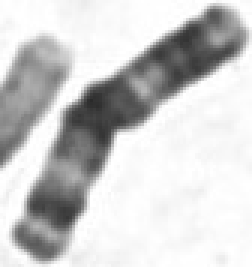
#> input picture CVAE/class_2/test/103143_class2_3.jpg, 84 x 89 px (shown 3 times larger); its folder holds only this picture in this run
$ python -i p-qarm.py   (imports and definitions only)
#> lines starting #> are read from the running program, lines starting #| are printed output that depends on the picture; after the words box and inside, x2 and y2 are one past the last pixel; in counts of white or black regions, pixels touching at a corner belong together
import os
import cv2
import numpy as np

IN_DIR        = r"/scratch/st-li1210-1/pearl/karyotype-detector/data/all_classes"
OUT_DIR       = r"/arc/project/st-li1210-1/pearl/karyotype-detector/models/CVAE/step1"
# [1 line not run here, left out]

# Flip axis:
#   0 = vertical flip (top/bottom)  <-- use this for "p arm up"
#   1 = horizontal flip (left/right)
FLIP_AXIS = 0

# Save debug overlays (text + optional mask)
SAVE_DEBUG = False
SAVE_MASKS = False
MASK_DIR = os.path.join(OUT_DIR, "_masks")
# [2 lines not run here, left out]

EXTS = (".png", ".jpg", ".jpeg", ".tif", ".tiff", ".bmp")


def ensure_portrait(bgr: np.ndarray) -> tuple[np.ndarray, bool]:
    """
    If the image is wider than tall (landscape), rotate 90 degrees clockwise
    so the long axis is always vertical (portrait).
    Returns (bgr, was_rotated).
    """
    h, w = bgr.shape[:2]
    if w > h:
        # cv2.ROTATE_90_CLOCKWISE: columns become rows, width becomes height
        bgr = cv2.rotate(bgr, cv2.ROTATE_90_CLOCKWISE)
        return bgr, True
    return bgr, False


def segment_chromosome_mask(bgr: np.ndarray) -> np.ndarray:
    """
    Returns a binary mask for the chromosome (largest connected component).
    Assumes a mostly light background with a darker chromosome.
    """
    gray = cv2.cvtColor(bgr, cv2.COLOR_BGR2GRAY)
    gray = cv2.GaussianBlur(gray, (5, 5), 0)

    _, th1 = cv2.threshold(gray, 0, 255, cv2.THRESH_BINARY_INV + cv2.THRESH_OTSU)
    _, th2 = cv2.threshold(gray, 0, 255, cv2.THRESH_BINARY + cv2.THRESH_OTSU)

    def clean(th):
        k = cv2.getStructuringElement(cv2.MORPH_ELLIPSE, (3, 3))
        th = cv2.morphologyEx(th, cv2.MORPH_OPEN, k, iterations=1)
        th = cv2.morphologyEx(th, cv2.MORPH_CLOSE, k, iterations=2)
        return th

    th1 = clean(th1)
    th2 = clean(th2)

    mask1 = largest_component(th1)
    mask2 = largest_component(th2)

    h, w = gray.shape
    a1 = mask1.sum()
    a2 = mask2.sum()

    def ok(a):
        frac = a / float(h * w)
        return 0.005 < frac < 0.6

    if ok(a1) and not ok(a2):
        return mask1
    if ok(a2) and not ok(a1):
        return mask2
    return mask1 if a1 >= a2 else mask2


def largest_component(th_255: np.ndarray) -> np.ndarray:
    num, labels, stats, _ = cv2.connectedComponentsWithStats(th_255, connectivity=8)
    if num <= 1:
        return np.zeros(th_255.shape, dtype=np.uint8)
    areas = stats[1:, cv2.CC_STAT_AREA]
    idx = 1 + int(np.argmax(areas))
    return (labels == idx).astype(np.uint8)


def crop_to_mask(bgr: np.ndarray, mask01: np.ndarray, pad: int = 5):
    ys, xs = np.where(mask01 > 0)
    if ys.size == 0:
        return None, None

    h, w = mask01.shape
    y0, y1 = ys.min(), ys.max()
    x0, x1 = xs.min(), xs.max()

    y0 = max(y0 - pad, 0); x0 = max(x0 - pad, 0)
    y1 = min(y1 + pad, h - 1); x1 = min(x1 + pad, w - 1)

    return bgr[y0:y1+1, x0:x1+1], mask01[y0:y1+1, x0:x1+1]


def estimate_p_is_top(mask01: np.ndarray) -> bool:
    """
    Uses the minimum width row as a centromere proxy, then compares top vs
    bottom extents. Returns True if p-arm is on top.
    """
    ys, xs = np.where(mask01 > 0)
    if ys.size == 0:
        return True

    y_min, y_max = ys.min(), ys.max()
    height = y_max - y_min + 1

    widths = np.full(height, np.inf, dtype=np.float32)
    for y in range(y_min, y_max + 1):
        row_x = xs[ys == y]
        if row_x.size > 0:
            widths[y - y_min] = float(row_x.max() - row_x.min())

    lo = max(int(0.2 * height), 0)
    hi = max(int(0.8 * height), lo + 1)
    mid_widths = widths[lo:hi]

    if np.all(np.isinf(mid_widths)):
        k = int(np.argmin(widths))
    else:
        k = lo + int(np.argmin(mid_widths))

    y_c = y_min + k
    top_extent    = y_c - y_min
    bottom_extent = y_max - y_c

    return top_extent < bottom_extent


def process_one(path: str):
#> called with path = 'class_2/test/103143_class2_3.jpg'
    bgr = cv2.imread(path)
#> bgr is the input picture: shape (89, 84, 3); min 42, max 255, mean 204.6
    if bgr is None:
        return None, "could not read"

    # Step 1: make sure the image is portrait (h > w)
    bgr, was_rotated = ensure_portrait(bgr)
#> was_rotated = False

    # Step 2: segment and crop to chromosome
    mask01 = segment_chromosome_mask(bgr)
#> in segment_chromosome_mask, `_, th1 = cv2.threshold(gray, 0, 255, cv2.THRESH_BINARY_INV + cv2.THRES..`:
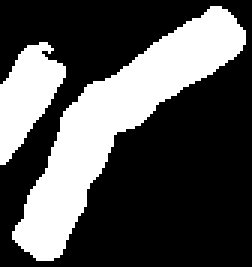
#> th1: shape (89, 84) (shown 3 times larger); 32.3% white; 2 white regions, box (x1, y1, x2, y2) and area: (4, 2, 82, 87) 1915, (0, 14, 22, 55) 501
#> in clean, `th = cv2.morphologyEx(th, cv2.MORPH_CLOSE, k, iterations=2)`:
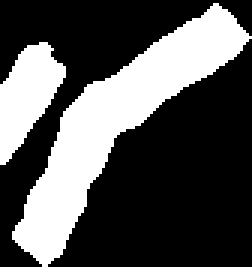
#> th: shape (89, 84) (shown 3 times larger); 32.6% white; 2 white regions, box (x1, y1, x2, y2) and area: (4, 1, 84, 89) 1932, (0, 14, 22, 55) 507
#> in clean (call 2), `th = cv2.morphologyEx(th, cv2.MORPH_OPEN, k, iterations=1)`: th: shape (89, 84); 67.6% white; 2 black regions, box (x1, y1, x2, y2) and area: (4, 2, 82, 87) 1916, (0, 14, 22, 55) 505
#> in clean (call 2), `th = cv2.morphologyEx(th, cv2.MORPH_CLOSE, k, iterations=2)`: th: shape (89, 84); 67.7% white; 2 black regions, box (x1, y1, x2, y2) and area: (4, 2, 82, 87) 1912, (0, 14, 22, 55) 503
#> in largest_component, `num, labels, stats, _ = cv2.connectedComponentsWithStats(th_255, conne..`:
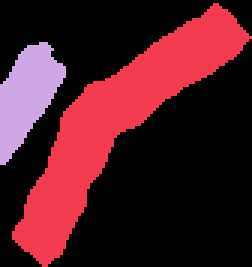
#> labels: shape (89, 84) int32 (shown 3 times larger); 3 distinct labels, from 0 to 2; one colour per label, 0 black
#> in largest_component, `num, labels, stats, _ = cv2.connectedComponentsWithStats(th_255, conne..`: num = 3; stats = [[0, 0, 84, 89, 5037], [4, 1, 80, 88, 1932], [0, 14, 22, 41, 507]]
#> in largest_component, `areas = stats[1:, cv2.CC_STAT_AREA]`: areas = [1932, 507]
#> in largest_component, `idx = 1 + int(np.argmax(areas))`: idx = 1
#> in largest_component, `return (labels == idx).astype(np.uint8)`:
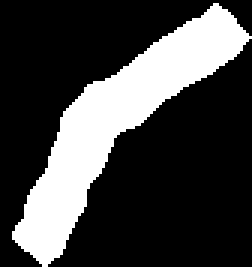
#> returned value: shape (89, 84) (shown 3 times larger); values 0 (black) and 1 (white), 25.8% white; 1 white region, box (x1, y1, x2, y2) and area: (4, 1, 84, 89) 1932
#> in segment_chromosome_mask, `a1 = mask1.sum()`: a1 = 1932
#> in segment_chromosome_mask, `a2 = mask2.sum()`: a2 = 5061
#> in ok, `frac = a / float(h * w)`: frac = 0.258
    cropped, cropped_mask = crop_to_mask(bgr, mask01, pad=5)
#> in crop_to_mask, `ys, xs = np.where(mask01 > 0)`: ys = 1932 values from 1 to 88; xs = 1932 values, max 83 at index 186, min 4 at index 1781, mean 38.96
#> in crop_to_mask, `y0, y1 = ys.min(), ys.max()`: y0 = 1; y1 = 88
#> in crop_to_mask, `x0, x1 = xs.min(), xs.max()`: x0 = 4; x1 = 83
#> in crop_to_mask, `y0 = max(y0 - pad, 0)`: y0 = 0
    if cropped is None:
        return None, "empty mask"

    # Step 3: detect p-arm and flip if needed
    p_is_top = estimate_p_is_top(cropped_mask)
#> in estimate_p_is_top, `ys, xs = np.where(mask01 > 0)`: ys = 1932 values from 1 to 88
#> in estimate_p_is_top, `y_min, y_max = ys.min(), ys.max()`: y_min = 1; y_max = 88
#> the loop in estimate_p_is_top, `for y in range(y_min, y_max + 1):` made 88 passes
#> row_x on passes 1 to 6: [71, 72], [70, 71, 72, 73], [69, 70, 71, 72, 73, 74, 75], [68, 69, 70, 71, 72, 73, 74, 75, 76], [67, 68, 69, 70, 71, 72, 73, 74, 75, 76, 77], [64, 65, 66, 67, 68, 69, 70, 71, 72, 73, 74, 75, 76, 77, 78]
#> after the loop in estimate_p_is_top, `for y in range(y_min, y_max + 1):`: widths = 88 values, max 33 at index 26, min 1 at index 0, mean 20.95
#> in estimate_p_is_top, `lo = max(int(0.2 * height), 0)`: lo = 17
#> in estimate_p_is_top, `hi = max(int(0.8 * height), lo + 1)`: hi = 70
#> in estimate_p_is_top, `mid_widths = widths[lo:hi]`: mid_widths = 53 values, max 33 at index 9, min 17 at index 43, mean 23.98
#> in estimate_p_is_top, `k = lo + int(np.argmin(mid_widths))`: k = 60
#> in estimate_p_is_top, `y_c = y_min + k`: y_c = 61
#> in estimate_p_is_top, `top_extent    = y_c - y_min`: top_extent = 60
#> in estimate_p_is_top, `bottom_extent = y_max - y_c`: bottom_extent = 27
#> p_is_top = False
    out = cropped.copy()
    if not p_is_top:
        out = cv2.flip(out, FLIP_AXIS)
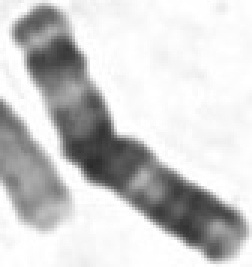
#> out: shape (89, 84, 3) (shown 3 times larger); min 42, max 255, mean 204.6

    if SAVE_DEBUG:
        txt = f"p_up={p_is_top}  rotated={was_rotated}"
        cv2.putText(out, txt, (5, 18), cv2.FONT_HERSHEY_SIMPLEX, 0.6, (0, 0, 0), 2, cv2.LINE_AA)
        cv2.putText(out, txt, (5, 18), cv2.FONT_HERSHEY_SIMPLEX, 0.6, (255, 255, 255), 1, cv2.LINE_AA)

    if SAVE_MASKS:
        m = (cropped_mask * 255).astype(np.uint8)
        base = os.path.splitext(os.path.basename(path))[0]
        cv2.imwrite(os.path.join(MASK_DIR, base + "_mask.png"), m)

    return out, (p_is_top, was_rotated)


def main():
    files = sorted(f for f in os.listdir(IN_DIR) if f.lower().endswith(EXTS))

    ok_count = 0
    for f in files:
        in_path  = os.path.join(IN_DIR, f)
        base     = os.path.splitext(f)[0]
        out_path = os.path.join(OUT_DIR, base + ".png")

        out, info = process_one(in_path)
        if out is None:
            print(f"[SKIP] {f}: {info}")
            continue

        cv2.imwrite(out_path, out)
        ok_count += 1
        p_is_top, was_rotated = info
        print(
            f"[OK] {f:50s}  p_up={p_is_top}  "
            f"{'rotated90 ' if was_rotated else 'no-rotate '}"
        )

    print(f"\nDone. Wrote {ok_count}/{len(files)} images to:\n{OUT_DIR}")


# [2 lines not run here, left out]

>>> result = process_one('class_2/test/103143_class2_3.jpg')
